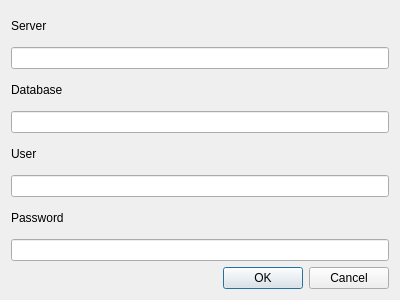
<?xml version="1.0" encoding="UTF-8"?>
<ui version="4.0">
 <class>ConnectDialog</class>
 <widget class="QDialog" name="ConnectDialog">
  <property name="geometry">
   <rect>
    <x>0</x>
    <y>0</y>
    <width>400</width>
    <height>300</height>
   </rect>
  </property>
  <property name="windowTitle">
   <string>Connection</string>
  </property>
  <layout class="QVBoxLayout" name="verticalLayout_5">
   <item>
    <layout class="QVBoxLayout" name="verticalLayout">
     <item>
      <widget class="QLabel" name="label">
       <property name="text">
        <string>Server</string>
       </property>
      </widget>
     </item>
     <item>
      <widget class="QLineEdit" name="serverEdit"/>
     </item>
    </layout>
   </item>
   <item>
    <layout class="QVBoxLayout" name="verticalLayout_2">
     <item>
      <widget class="QLabel" name="label_2">
       <property name="text">
        <string>Database</string>
       </property>
      </widget>
     </item>
     <item>
      <widget class="QLineEdit" name="databaseEdit"/>
     </item>
    </layout>
   </item>
   <item>
    <layout class="QVBoxLayout" name="verticalLayout_3">
     <item>
      <widget class="QLabel" name="label_3">
       <property name="text">
        <string>User</string>
       </property>
      </widget>
     </item>
     <item>
      <widget class="QLineEdit" name="userEdit"/>
     </item>
    </layout>
   </item>
   <item>
    <layout class="QVBoxLayout" name="verticalLayout_4">
     <item>
      <widget class="QLabel" name="label_4">
       <property name="text">
        <string>Password</string>
       </property>
      </widget>
     </item>
     <item>
      <widget class="QLineEdit" name="passwordEdit"/>
     </item>
    </layout>
   </item>
   <item>
    <widget class="QDialogButtonBox" name="buttonBox">
     <property name="orientation">
      <enum>Qt::Horizontal</enum>
     </property>
     <property name="standardButtons">
      <set>QDialogButtonBox::Cancel|QDialogButtonBox::Ok</set>
     </property>
    </widget>
   </item>
  </layout>
 </widget>
 <resources/>
 <connections>
  <connection>
   <sender>buttonBox</sender>
   <signal>accepted()</signal>
   <receiver>ConnectDialog</receiver>
   <slot>accept()</slot>
   <hints>
    <hint type="sourcelabel">
     <x>248</x>
     <y>254</y>
    </hint>
    <hint type="destinationlabel">
     <x>157</x>
     <y>274</y>
    </hint>
   </hints>
  </connection>
  <connection>
   <sender>buttonBox</sender>
   <signal>rejected()</signal>
   <receiver>ConnectDialog</receiver>
   <slot>reject()</slot>
   <hints>
    <hint type="sourcelabel">
     <x>316</x>
     <y>260</y>
    </hint>
    <hint type="destinationlabel">
     <x>286</x>
     <y>274</y>
    </hint>
   </hints>
  </connection>
 </connections>
</ui>
